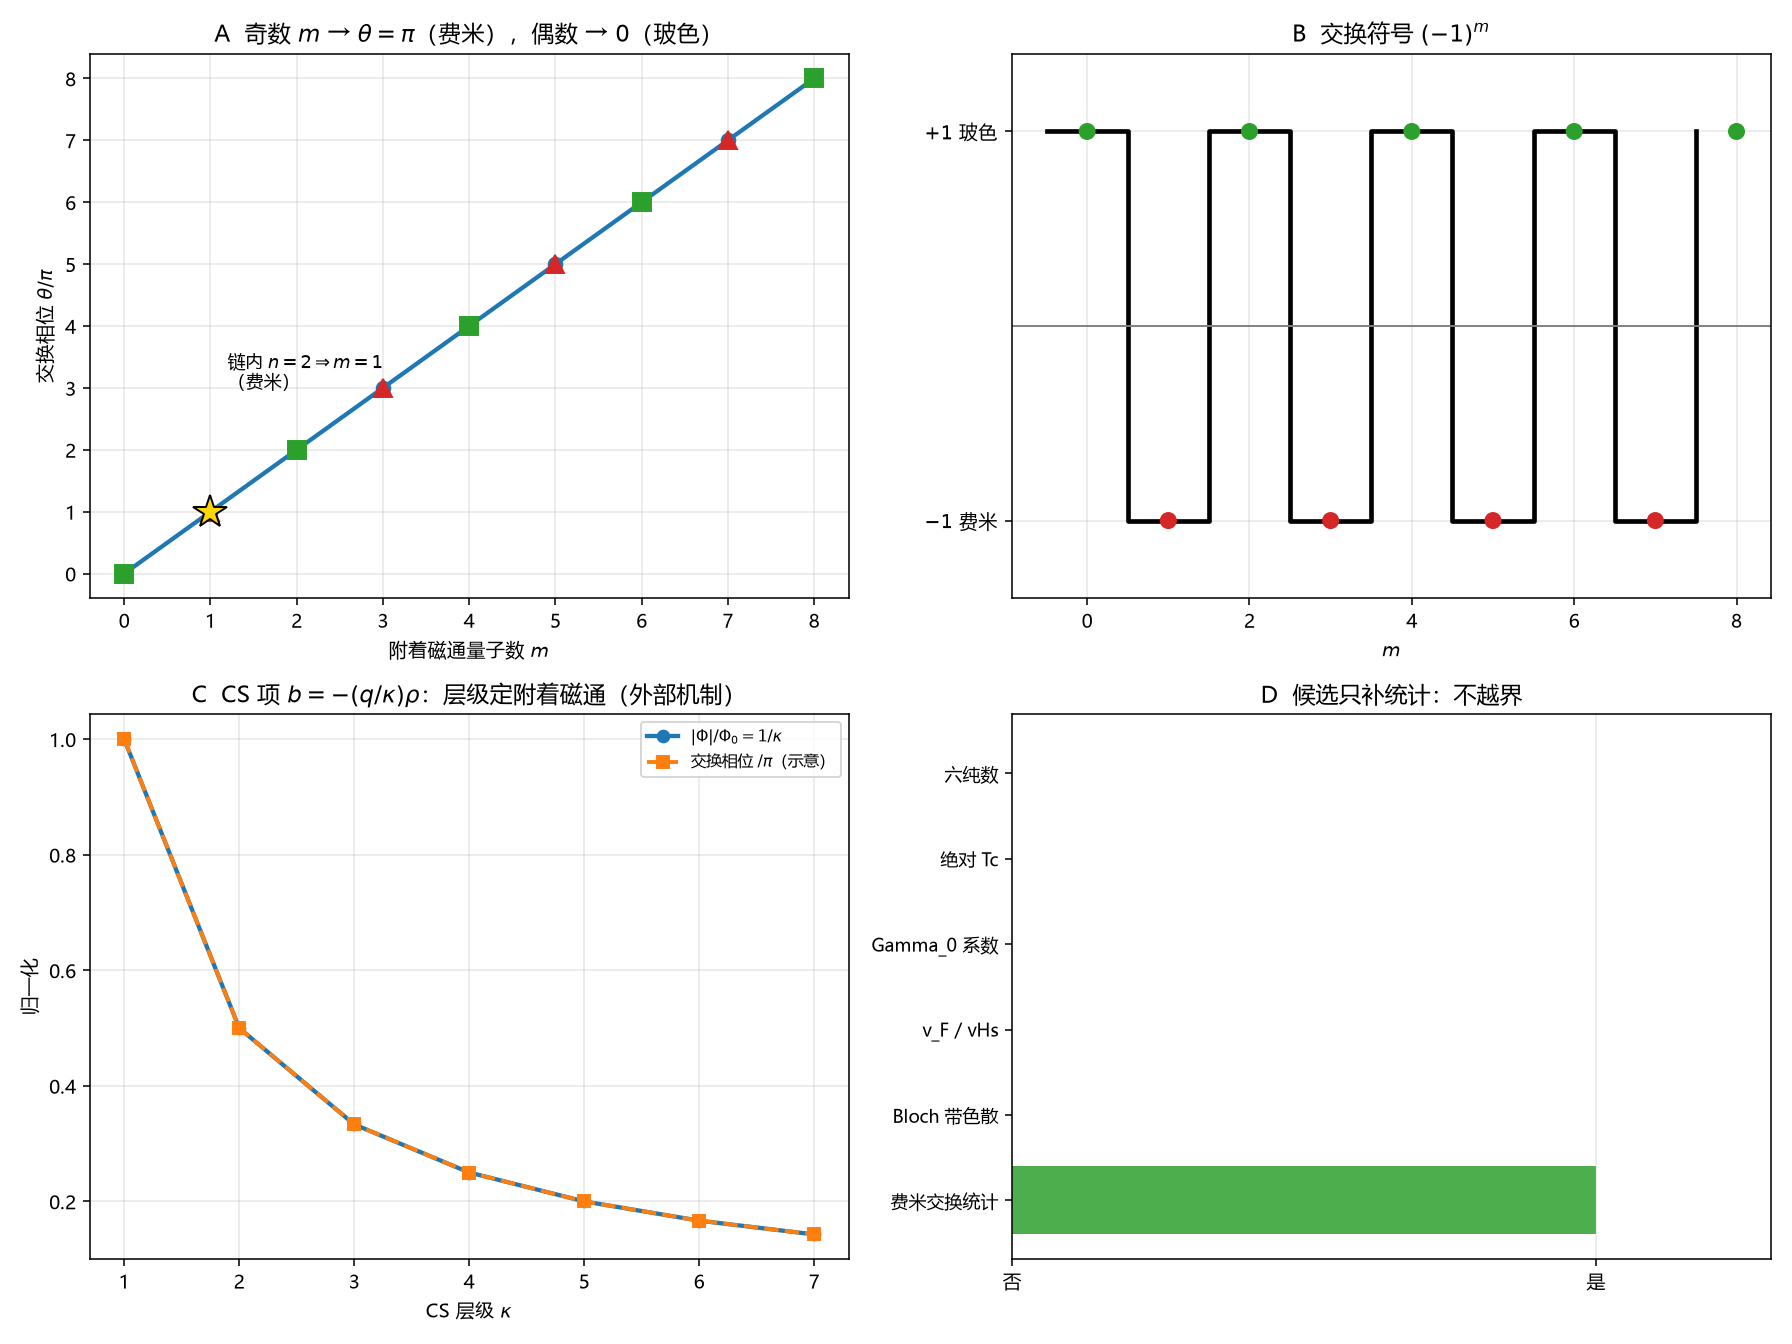

The script that saved this image:
# -*- coding: utf-8 -*-
"""
R31（FE09）：链内 n=2 通量量子做 CS 统计附着——最小费米子候选
=====================================================================
预注册 R31 的 P1–P5（跑数前写死）：
  P1 链内前件审计（2D、U(1)_em、Z_n、Phi_n=n h/2e、临-6）
  P2 奇偶律：m 奇 ⇒ (-1)^m=-1（费米）；偶 ⇒ +1（玻色）
  P3 外部 CS 标准：b=-(q/kappa)rho，奇数 kappa 转置
  P4 不越界：不产生带/vF/Gamma0 系数/绝对 Tc
  P5 FE 红线：候选落点核查

复跑：python "10 探索/超导第一性研究/04_计算验证/R31_FE09_CS统计附着.py"
"""
import csv
import math
import os
import sys

try:
    sys.stdout.reconfigure(encoding="utf-8")
except Exception:
    pass

import numpy as np
import matplotlib
matplotlib.use("Agg")
import matplotlib.pyplot as plt

plt.rcParams["font.sans-serif"] = ["Microsoft YaHei", "SimHei", "DejaVu Sans"]
plt.rcParams["axes.unicode_minus"] = False

OUT = os.path.dirname(os.path.abspath(__file__))
ROOT = os.path.abspath(os.path.join(OUT, "..", "..", ".."))


def main():
    # ---------- P1：链内前件审计 ----------
    chain = open(os.path.join(ROOT, "10 探索", "CQM_探索_推导链.md"), encoding="utf-8").read()
    core = open(os.path.join(ROOT, "06 超导", "CQM_超导核心理论.md"), encoding="utf-8").read()
    checks = {
        "二维空间": "SO(2)_{\\rm space}" in core or "SO(2)" in core,
        "U(1)_em": "U(1)_{\\rm em}" in core or "$U(1)$" in core,
        "Phi_n=n h/2e": "h/2e" in chain,
        "n 为绕数": "绕数" in chain,
        "临-6": "临-6" in chain,
    }
    assert all(checks.values()), "P1: 前件审计失败 %s" % checks

    # ---------- P2：附着奇偶律 ----------
    ms = np.arange(0, 9)
    phases = np.pi * ms
    signs = np.array([(-1) ** int(m) for m in ms])
    for m in ms:
        assert signs[m] == (-1 if m % 2 == 1 else 1), "P2: 奇偶律失败 m=%d" % m
    # 链内 n=2 扇区给 Phi_2 = h/e ⇒ m=1
    n_first = 2
    m_chain = n_first // 2
    assert m_chain == 1 and signs[m_chain] == -1, "P2: n=2 应给 m=1（费米）"

    # ---------- P3：CS 附着 ----------
    # b = -(q/kappa) rho；取 q=rho=1，kappa 奇/偶
    kappas = np.arange(1, 8)
    b = -1.0 / kappas
    flux_units = 1.0 / kappas          # |Phi|/Phi_0
    stat_phase_cs = np.pi / kappas      # 交换相位（示意）
    assert all(abs(stat_phase_cs[k - 1] - math.pi / k) < 1e-12 for k in kappas)

    # ---------- P4：候选边界 ----------
    closure = {
        "费米交换统计": True,
        "Bloch 带色散": False,
        "v_F / vHs": False,
        "Gamma_0 系数": False,
        "绝对 Tc": False,
        "六纯数": False,
    }
    assert closure["费米交换统计"] and not any(
        closure[k] for k in list(closure)[1:]
    ), "P4: 越界"

    # ---------- P5：FE 落点 ----------
    fe_dir = os.path.join(ROOT, "10 探索", "超导第一性研究", "08_框架扩展候选")
    assert os.path.isdir(fe_dir), "P5: FE 目录缺失"

    print("R31（FE09）CS 统计附着候选（未落地）：")
    print("  P1 前件：%s" % checks)
    print("  P2 奇偶律：m 奇 → -1（费米），m 偶 → +1（玻色）；链内 n=2 → m=1")
    print("  P3 CS：b=-(q/kappa)rho，|Phi|/Phi_0=1/kappa，kappa=1 给单位磁通")
    print("  P4 只补统计：%s" % closure)
    print("  P5 FE 目录确认；不写权威源、不改状态栏")

    # ---------- 四面板 ----------
    fig, axes = plt.subplots(2, 2, figsize=(12.8, 9.6))

    ax = axes[0, 0]
    ax.plot(ms, phases / np.pi, "o-", lw=2.2, ms=7, color="#1f77b4")
    for m in ms[::2]:
        ax.plot([m], [m], "s", ms=9, color="#2ca02c")
    for m in ms[1::2]:
        ax.plot([m], [m], "^", ms=9, color="#d62728")
    ax.plot([m_chain], [m_chain], "*", ms=18, color="gold", markeredgecolor="k")
    ax.annotate("链内 $n=2\\Rightarrow m=1$\n（费米）", (1.2, 3.0), fontsize=9)
    ax.set_xlabel("附着磁通量子数 $m$")
    ax.set_ylabel("交换相位 $\\theta/\\pi$")
    ax.set_title("A  奇数 $m$ → $\\theta=\\pi$（费米），偶数 → $0$（玻色）")
    ax.grid(alpha=0.3)

    ax = axes[0, 1]
    ax.step(ms - 0.5, signs, where="post", lw=2.4, color="k")
    ax.scatter(ms, signs, c=np.where(ms % 2 == 1, "#d62728", "#2ca02c"), zorder=4, s=60)
    ax.axhline(0, color="gray", lw=1)
    ax.set_ylim(-1.4, 1.4)
    ax.set_yticks([-1, 1])
    ax.set_yticklabels(["$-1$ 费米", "$+1$ 玻色"])
    ax.set_xlabel("$m$")
    ax.set_title("B  交换符号 $(-1)^m$")
    ax.grid(alpha=0.3)

    ax = axes[1, 0]
    ax.plot(kappas, flux_units, "o-", lw=2.2, label="$|\\Phi|/\\Phi_0=1/\\kappa$")
    ax.plot(kappas, stat_phase_cs / np.pi, "s--", lw=2.0, label="交换相位 $/\\pi$（示意）")
    ax.set_xlabel("CS 层级 $\\kappa$")
    ax.set_ylabel("归一化")
    ax.set_title("C  CS 项 $b=-(q/\\kappa)\\rho$：层级定附着磁通（外部机制）")
    ax.legend(fontsize=8)
    ax.grid(alpha=0.3)

    ax = axes[1, 1]
    names = list(closure.keys())
    vals = [1 if closure[k] else 0 for k in names]
    colors = ["#2ca02c" if v else "#d62728" for v in vals]
    ax.barh(range(len(names)), vals, color=colors, alpha=0.85)
    ax.set_yticks(range(len(names)))
    ax.set_yticklabels(names, fontsize=9)
    ax.set_xlim(0, 1.3)
    ax.set_xticks([0, 1])
    ax.set_xticklabels(["否", "是"])
    ax.set_title("D  候选只补统计：不越界")
    ax.grid(alpha=0.3, axis="x")

    fig.tight_layout()
    png = os.path.join(OUT, "R31_FE09_CS统计附着.png")
    fig.savefig(png, dpi=140)
    plt.close(fig)

    rows = [
        ["P1", "链内前件 %s" % checks, "通过"],
        ["P2", "奇偶律成立；n=2→m=1→费米", "通过"],
        ["P3", "CS 附着 b=-(q/kappa)rho", "外部机制（B 类）"],
        ["P4", "只补统计，不带/vF/Gamma0/Tc", "通过"],
        ["P5", "FE 落点，不改权威源", "通过"],
        ["结论", "FE09 候选完成·未落地", "状态不动"],
    ]
    with open(os.path.join(OUT, "R31_FE09_CS统计附着_摘要.csv"), "w",
              newline="", encoding="utf-8-sig") as fo:
        wr = csv.writer(fo)
        wr.writerow(["判据", "数值", "判定"])
        wr.writerows(rows)

    print("图:", png)


if __name__ == "__main__":
    main()
